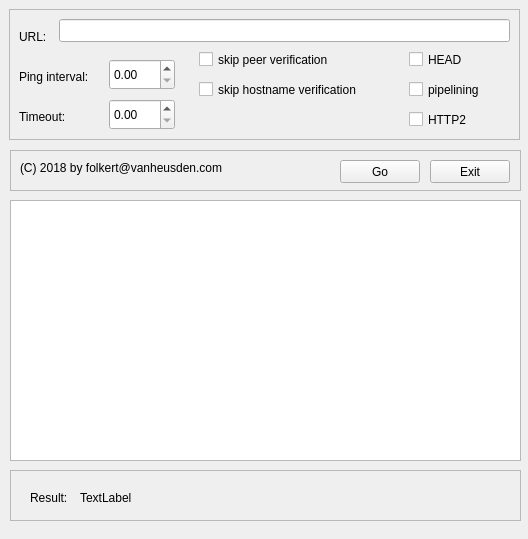
<?xml version="1.0" encoding="UTF-8"?>
<ui version="4.0">
 <class>MainWindow</class>
 <widget class="QMainWindow" name="MainWindow">
  <property name="geometry">
   <rect>
    <x>0</x>
    <y>0</y>
    <width>528</width>
    <height>539</height>
   </rect>
  </property>
  <property name="windowTitle">
   <string>qHTTPing</string>
  </property>
  <widget class="QWidget" name="centralWidget">
   <widget class="QFrame" name="options">
    <property name="geometry">
     <rect>
      <x>9</x>
      <y>9</y>
      <width>511</width>
      <height>131</height>
     </rect>
    </property>
    <property name="frameShape">
     <enum>QFrame::StyledPanel</enum>
    </property>
    <property name="frameShadow">
     <enum>QFrame::Raised</enum>
    </property>
    <widget class="QLabel" name="label">
     <property name="geometry">
      <rect>
       <x>10</x>
       <y>20</y>
       <width>59</width>
       <height>15</height>
      </rect>
     </property>
     <property name="text">
      <string>URL:</string>
     </property>
    </widget>
    <widget class="QLineEdit" name="URL">
     <property name="geometry">
      <rect>
       <x>50</x>
       <y>10</y>
       <width>451</width>
       <height>23</height>
      </rect>
     </property>
    </widget>
    <widget class="QLabel" name="label_3">
     <property name="geometry">
      <rect>
       <x>10</x>
       <y>60</y>
       <width>111</width>
       <height>16</height>
      </rect>
     </property>
     <property name="text">
      <string>Ping interval:</string>
     </property>
    </widget>
    <widget class="QDoubleSpinBox" name="interval">
     <property name="geometry">
      <rect>
       <x>100</x>
       <y>50</y>
       <width>66</width>
       <height>31</height>
      </rect>
     </property>
    </widget>
    <widget class="QCheckBox" name="skipPeerVerify">
     <property name="geometry">
      <rect>
       <x>190</x>
       <y>40</y>
       <width>151</width>
       <height>21</height>
      </rect>
     </property>
     <property name="text">
      <string>skip peer verification</string>
     </property>
    </widget>
    <widget class="QCheckBox" name="skipHostNameVerify">
     <property name="geometry">
      <rect>
       <x>190</x>
       <y>70</y>
       <width>181</width>
       <height>21</height>
      </rect>
     </property>
     <property name="text">
      <string>skip hostname verification</string>
     </property>
    </widget>
    <widget class="QCheckBox" name="doHeadRequest">
     <property name="geometry">
      <rect>
       <x>400</x>
       <y>40</y>
       <width>85</width>
       <height>21</height>
      </rect>
     </property>
     <property name="text">
      <string>HEAD</string>
     </property>
    </widget>
    <widget class="QCheckBox" name="pipelining">
     <property name="geometry">
      <rect>
       <x>400</x>
       <y>70</y>
       <width>85</width>
       <height>21</height>
      </rect>
     </property>
     <property name="text">
      <string>pipelining</string>
     </property>
    </widget>
    <widget class="QCheckBox" name="httpVersion">
     <property name="geometry">
      <rect>
       <x>400</x>
       <y>100</y>
       <width>85</width>
       <height>21</height>
      </rect>
     </property>
     <property name="text">
      <string>HTTP2</string>
     </property>
    </widget>
    <widget class="QDoubleSpinBox" name="timeout">
     <property name="geometry">
      <rect>
       <x>100</x>
       <y>90</y>
       <width>66</width>
       <height>31</height>
      </rect>
     </property>
    </widget>
    <widget class="QLabel" name="label_4">
     <property name="geometry">
      <rect>
       <x>10</x>
       <y>100</y>
       <width>59</width>
       <height>15</height>
      </rect>
     </property>
     <property name="text">
      <string>Timeout:</string>
     </property>
    </widget>
   </widget>
   <widget class="QFrame" name="frame_2">
    <property name="geometry">
     <rect>
      <x>10</x>
      <y>150</y>
      <width>511</width>
      <height>41</height>
     </rect>
    </property>
    <property name="frameShape">
     <enum>QFrame::StyledPanel</enum>
    </property>
    <property name="frameShadow">
     <enum>QFrame::Raised</enum>
    </property>
    <widget class="QPushButton" name="GO">
     <property name="geometry">
      <rect>
       <x>330</x>
       <y>10</y>
       <width>80</width>
       <height>23</height>
      </rect>
     </property>
     <property name="text">
      <string>Go</string>
     </property>
    </widget>
    <widget class="QPushButton" name="EXIT">
     <property name="geometry">
      <rect>
       <x>420</x>
       <y>10</y>
       <width>80</width>
       <height>23</height>
      </rect>
     </property>
     <property name="text">
      <string>Exit</string>
     </property>
    </widget>
    <widget class="QLabel" name="label_2">
     <property name="geometry">
      <rect>
       <x>10</x>
       <y>10</y>
       <width>231</width>
       <height>16</height>
      </rect>
     </property>
     <property name="text">
      <string>(C) 2018 by folkert@vanheusden.com</string>
     </property>
    </widget>
   </widget>
   <widget class="QTextBrowser" name="results">
    <property name="geometry">
     <rect>
      <x>10</x>
      <y>200</y>
      <width>511</width>
      <height>261</height>
     </rect>
    </property>
   </widget>
   <widget class="QFrame" name="frame">
    <property name="geometry">
     <rect>
      <x>10</x>
      <y>470</y>
      <width>511</width>
      <height>51</height>
     </rect>
    </property>
    <property name="frameShape">
     <enum>QFrame::StyledPanel</enum>
    </property>
    <property name="frameShadow">
     <enum>QFrame::Raised</enum>
    </property>
    <widget class="QLabel" name="averages">
     <property name="geometry">
      <rect>
       <x>20</x>
       <y>20</y>
       <width>41</width>
       <height>16</height>
      </rect>
     </property>
     <property name="text">
      <string>Result:</string>
     </property>
    </widget>
    <widget class="QLabel" name="counts">
     <property name="geometry">
      <rect>
       <x>70</x>
       <y>20</y>
       <width>421</width>
       <height>16</height>
      </rect>
     </property>
     <property name="text">
      <string>TextLabel</string>
     </property>
    </widget>
   </widget>
  </widget>
 </widget>
 <layoutdefault spacing="6" margin="11"/>
 <resources/>
 <connections/>
</ui>
